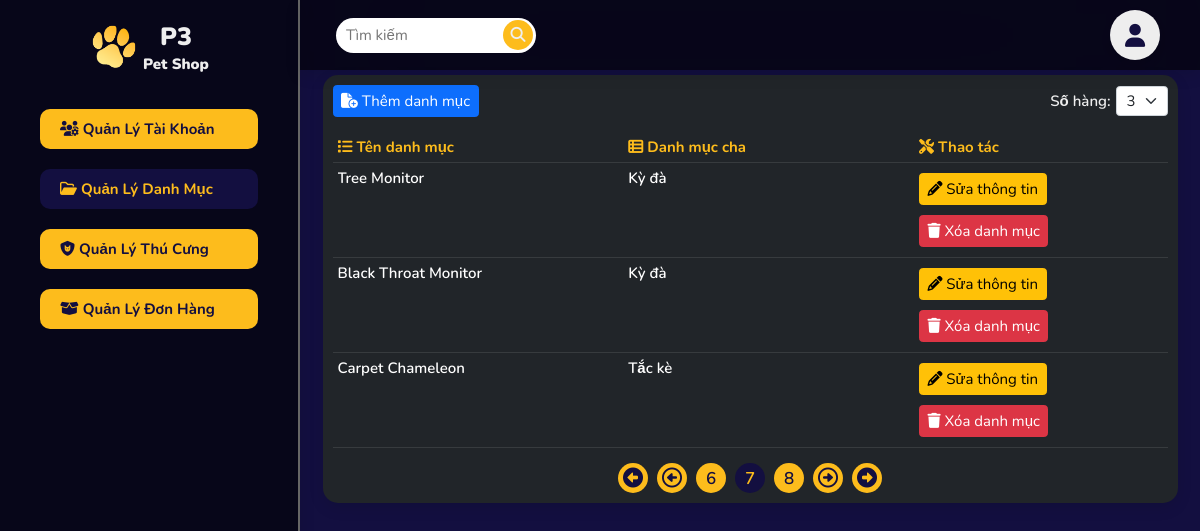
Screenshot of /admin_manage_category.php?page=7 (signed in) with the database file from the repository.
### tables this page shows
CREATE TABLE IF NOT EXISTS `categories` (
  `id` int NOT NULL AUTO_INCREMENT,
  `category_name` varchar(255) NOT NULL,
  `parent_id` int DEFAULT NULL,
  PRIMARY KEY (`id`),
  KEY `parent_id` (`parent_id`)
);

### app/models/Model.php (called while the page is built, shortened)
<?php
class Model
{
  public static $connection = NULL;
  public function __construct()
  {
    if (!self::$connection) {
      !self::$connection = new mysqli(DB_HOST, DB_USER, DB_PASS, DB_NAME);
    }
    return self::$connection;
  }
  public function select($sql)
  {
    $sql->execute();
    $items = $sql->get_result()->fetch_all(MYSQLI_ASSOC);
    return $items;
  }
}

### app/models/CategoryModel.php (called while the page is built, shortened)
<?php
class CategoryModel extends Model
{
  public function getCategoryByID($id)
  {
    $sql = parent::$connection->prepare('SELECT * FROM `categories` WHERE `id`=?');
    $sql->bind_param('i', $id);
    return parent::select($sql)[0];
  }
  public function getCategoriesByPage($page, $perPage)
  {
    $start = ($page - 1) * $perPage;
    $sql = parent::$connection->prepare('SELECT * FROM `categories` LIMIT ?, ?');
    $sql->bind_param('ii', $start, $perPage);
    return parent::select($sql);
  }
  public function getTotalCategories()
  {
    $sql = parent::$connection->prepare('SELECT COUNT(id) AS `total_categories` FROM `categories`');
    return parent::select($sql)[0]['total_categories'];
  }
}

### admin_manage_category.php (the view, shortened to what this page needs)
<?php
$categoryModel = new CategoryModel();
$page = 1;
if (isset($_GET['page'])) {
  $page = $_GET['page'];
}
if (isset($_SESSION['perPage'])) {
  $perPage = $_SESSION['perPage'];
} else {
  $perPage = 3;
}
$totalPage = ceil($categoryModel->getTotalCategories() / $perPage);
$categoriesList = $categoryModel->getCategoriesByPage($page, $perPage);
?>
<!DOCTYPE html>
<html lang="en">
<head>
  <link rel="stylesheet" href="./public/fonts/font-awesome/css/all.min.css">
  <link rel="stylesheet" href="./public/vendor/bootstrap/css/bootstrap.min.css">
  <link rel="stylesheet" href="./public/css/style.css">
  <link rel="stylesheet" href="./public/css/style-admin.css">
</head>
<body>
  <section class="admin-sidebar">
    <a class="logo" href="."><img class="logo-img" src="./public/img/logo/P3.png" alt="P3 Logo"><span class="logo-text">P3<p class="logo-mini-text">Pet Shop</p></span></a>
    <ul class="admin-side-bar-list">
      <li class="admin-side-bar-item"><a class="admin-side-bar-link" href="admin_manage_account.php"><i class="fa-solid fa-users-gear"></i> Quản lý tài khoản</a></li>
      <li class="admin-side-bar-item"><a class="admin-side-bar-link active" href="admin_manage_category.php"><i class="fa-regular fa-folder-open"></i> Quản lý danh mục</a></li>
      <li class="admin-side-bar-item"><a class="admin-side-bar-link" href="admin_manage_pet.php"><i class="fa-solid fa-shield-cat"></i> Quản lý thú cưng</a></li>
      <li class="admin-side-bar-item"><a class="admin-side-bar-link" href="admin_manage_order.php"><i class="fa-solid fa-box-open"></i> Quản lý đơn hàng</a></li>
    </ul>
  </section>
  <section class="admin-content">
    <header class="header">
      <nav class="nav-bar">
        <ul class="nav-list">
          <li class="nav-item">
            <form class="serch-box" action="admin_serch_category.php?key=<?php if (isset($key)) {
                                                                            echo $key;
                                                                          } ?>">
              <input class="serch-box-input" type="text" name="key" placeholder="Tìm kiếm" value="<?php if (isset($key)) {
                                                                                                    echo $key;
                                                                                                  } ?>">
              <button class="serh-box-button button-serch" type="submit"><i class="fa fa-search"></i></button>
              <button class="serh-box-button button-reset" type="reset"><i class="fa-solid fa-xmark"></i></button>
            </form>
          </li>
        </ul>
      </nav>
      <div class="icon-bar">
        <ul class="icon-list">
          <li class="icon-item"><a class="icon-link" href="account.php"><i class="fa-solid fa-user"></i></a>
          </li>
        </ul>
      </div>
    </header>
    <main>
      <div class="table-wrap">
        <div class="table-bar mb-4">
          <a class="btn btn-primary" href="admin_add_category.php"><i class="fa-solid fa-file-circle-plus"></i> Thêm danh mục</a>
          <section class="d-flex align-items-center">
            <span class="d-inline">Số hàng: </span>
            <form method="post" action="admin_manage_category.php" class="form-per-page d-inline-block ms-2">
              <select class="form-select" id="select-per-page" name="perPage">
                <option value="3" <?php if ($perPage == 3) {
                                    echo 'selected';
                                  } ?>>3</option>
              </select>
            </form>
          </section>
        </div>
        <table class="table table-hover table-dark">
          <thead>
            <tr>
              <th><i class="fa-solid fa-list"></i> Tên danh mục</th>
              <th><i class="fa-solid fa-table-list"></i> Danh mục cha</th>
              <th><i class="fa-solid fa-screwdriver-wrench"></i> Thao tác</th>
            </tr>
          </thead>
          <tbody>
            <?php
            foreach ($categoriesList as $category) {
              if ($category['parent_id'] == 0) {
                $parentCategory = 'Không';
              } else {
                $parentCategory = $categoryModel->getCategoryByID($category['parent_id'])['category_name'];
              }
            ?>
              <tr>
                <td><span class="table-content"><?php echo $category['category_name']; ?></span></td>
                <td><span class="table-content"><?php echo $parentCategory; ?></span></td>
                <td>
                  <a class="btn btn-warning mb-2 mt-2" href="admin_edit_category.php?id=<?php echo $category['id']; ?>"><i class="fa-solid fa-pencil"></i> Sửa thông tin</a>
                  <form action="admin_delete_category.php" method="post" onsubmit="return confirm('Khi xóa danh mục `<?php echo $category['category_name']; ?>` các danh mục con và thú cưng bên trong của nó cũng sẽ bị xóa. Bạn có chắn chắc muốn xóa ?')">
                    <button class="btn btn btn-danger mb-2 mt-2" type="submit"><i class="fa-solid fa-trash"></i> Xóa danh mục</button>
                  </form>
                </td>
              </tr>
            <?php
            }
            ?>
          </tbody>
        </table>
        <nav aria-label="Page navigation" class="mt-4">
          <ul class="pagination justify-content-center">
            <?php if ($page == 1) {
            ?>
              <li class="page-item disabled">
                <a class="page-link"><i class="fa-solid fa-circle-left"></i></a>
              </li>
              <li class="page-item disabled">
                <a class="page-link"><i class="fa-regular fa-circle-left"></i></a>
              </li>
            <?php
            } else {
            ?>
              <li class="page-item">
                <a class="page-link" href="admin_manage_category.php"><i class="fa-solid fa-circle-left"></i></a>
              </li>
              <li class="page-item">
                <a class="page-link" href="admin_manage_category.php?page=<?php echo $page - 1; ?>"><i class="fa-regular fa-circle-left"></i></a>
              </li>
            <?php
            }
            ?>
            <?php
            if ($page == 1) {
              $getAdd = $page + 2;
              $getMinus = $page;
            } elseif ($page == $totalPage) {
              $getAdd = $page;
              $getMinus = $page - 2;
            } else {
              $getAdd = $page + 1;
              $getMinus = $page - 1;
            }
            for ($pageItem = 1; $pageItem <= $totalPage; $pageItem++) {
              if ($pageItem == $page) {
            ?>
                <li class="page-item active"><a class="page-link" href="admin_manage_category.php?page=<?php echo $pageItem; ?>"><?php echo $pageItem; ?></a></li>
              <?php
              } else {
              ?>
                <li class="page-item" <?php if ($pageItem > $getAdd || $pageItem < $getMinus) {
                                        echo "style='display:none;position:absolute'";
                                      } ?>><a class="page-link" href="admin_manage_category.php?page=<?php echo $pageItem; ?>"><?php echo $pageItem; ?></a></li>
            <?php
              }
            }
            ?>
            <?php if ($page == $totalPage) {
            ?>
              <li class="page-item disabled">
                <a class="page-link"><i class="fa-regular fa-circle-right"></i></a>
              </li>
              <li class="page-item disabled">
                <a class="page-link"><i class="fa-solid fa-circle-right"></i></a>
              </li>
            <?php
            } else {
            ?>
              <li class="page-item">
                <a class="page-link" href="admin_manage_category.php?page=<?php echo $page + 1; ?>"><i class="fa-regular fa-circle-right"></i></a>
              </li>
              <li class="page-item">
                <a class="page-link" href="admin_manage_category.php?page=<?php echo $totalPage; ?>"><i class="fa-solid fa-circle-right"></i></a>
              </li>
            <?php
            }
            ?>
          </ul>
        </nav>
      </div>
    </main>
  </section>
</body>
</html>

### public/css/style.css (style rules this page uses)
:root { --pet-color: #fdbc1c; --black-color: #130f40; --white-color: #fff; --red-color: #dd3333; --green-color: #2eb62c; --light-color: #eee; --bg-color: #666; --border: 0.2rem solid var(--black-color); --box-shadow: 0 0.5rem 1.5rem rgba(0, 0, 0, 0.1); --box-shadow-2: rgba(0, 0, 0, 0.15) 0px 5px 15px 0px; --text-shadow-white: -1px -1px 0px rgba(155, 155, 155, 0.9), 2px 2px 0px rgba(155, 155, 155, 0.9), 4px 4px 0px rgba(155, 155, 155, 0.9); --text-shadow-black: -1px -1px 0px rgba(50, 50, 50, 0.9), 2px 2px 0px rgba(50, 50, 50, 0.9), 4px 4px 0px rgba(50, 50, 50, 0.9); --text-border-white: 2px 0 #fff, -2px 0 #fff, 0 2px #fff, 0 -2px #fff, 1px 1px #fff, -1px -1px #fff, 1px -1px #fff, -1px 1px #fff; --text-border-black: 2px 0 #000, -2px 0 #000, 0 2px #000, 0 -2px #000, 1px 1px #000, -1px -1px #000, 1px -1px #000, -1px 1px #000; }
* { margin: 0; padding: 0; box-sizing: border-box; outline: none; border: none; text-decoration: none; transition: 0.2s linear; }
html { font-size: 62.5%; scroll-behavior: smooth; scroll-padding-top: 4rem; }
body { font-family: "Nunito", sans-serif; font-size: 1.5rem; font-weight: 600; line-height: normal; color: var(--black-color); min-height: 1000px; }
a { color: var(--black-color); text-decoration: none; line-height: normal; }
p { margin: 0; color: inherit; }
dl, ol, ul { margin: 0; }
ul { list-style-type: none; padding: 0; }
li { display: inline-block; }
i { line-height: 0; }
main { margin-top: 7.5rem; padding-bottom: 50px; }
.btn { font-size: 1.5rem; }
.table-wrap { display: block; min-width: 80%; max-width: 95%; background-color: #212529; box-shadow: var(--box-shadow); padding: 1rem; margin: 0 auto; border-radius: 1.5rem; }
thead { color: var(--pet-color); }
.table-content { display: inline-block; width: 15rem; text-overflow: ellipsis; overflow: hidden; }
.table-bar { display: flex; justify-content: space-between; align-items: center; }
.form-select { font-size: 1.5rem; padding: 0.3rem 1rem; padding-right: 3rem; }
.header { display: flex; justify-content: space-between; align-items: center; padding: 1rem 3%; background-color: rgba(255, 255, 255, 0.7); backdrop-filter: blur(100px); box-shadow: var(--box-shadow); position: fixed; top: 0; left: 0; right: 0; z-index: 5; }
.logo { display: flex; align-items: center; justify-content: center; }
.logo-img { width: 5rem; }
.logo-text { font-weight: 900; font-size: 2.5rem; color: var(--black-color); padding-left: 0.4rem; text-align: center; }
.logo-mini-text { font-size: 1.5rem; }
.nav-list { display: flex; flex-wrap: wrap; justify-content: center; }
.nav-item { position: relative; }
.active { color: var(--pet-color); }
.serch-box-input { width: 20rem; height: 3.5rem; padding: 1rem; border-radius: 9rem; position: relative; transition: ease 0.3s; transition-delay: 0.3s; }
.button-serch { position: absolute; right: 0.3rem; top: 50%; background-color: var(--pet-color); width: 3rem; height: 3rem; border-radius: 10rem; color: var(--light-color); transform: translateY(-50%); transition: all 0.3s ease-in-out; }
.button-reset { position: absolute; right: 0.3rem; top: 50%; z-index: -1; width: 3rem; height: 3rem; background-color: var(--pet-color); border-radius: 10rem; color: var(--light-color); transform: translateY(-50%); transition: all 0.3s ease-in-out; }
.icon-list { display: flex; }
.icon-item { position: relative; }
.icon-link { display: flex; justify-content: center; align-items: center; font-size: 2.3rem; margin: 0 0.4rem; width: 5rem; height: 5rem; border-radius: 50%; background-color: var(--light-color); box-shadow: var(--box-shadow); }
.page-item { margin: 0 0.5rem; }
.page-link { display: inline-block; font-size: 1.7rem; width: 3rem; height: 3rem; display: flex; align-items: center; text-align: center; justify-content: center; border-radius: 10rem; color: var(--black-color); background-color: var(--pet-color); border: 0; }
.page-link i { font-size: 2rem; }
.page-item:first-child .page-link { border-top-left-radius: 10rem; border-bottom-left-radius: 10rem; }
.page-item:last-child .page-link { border-top-right-radius: 10rem; border-bottom-right-radius: 10rem; }
.active > .page-link, .page-link.active { background-color: var(--black-color); color: var(--pet-color); }

### rows the page displays
categories: category_name "Tree Monitor", parentCategory "Kỳ đà"
categories: category_name "Black Throat Monitor", parentCategory "Kỳ đà"
categories: category_name "Carpet Chameleon", parentCategory "Tắc kè"
